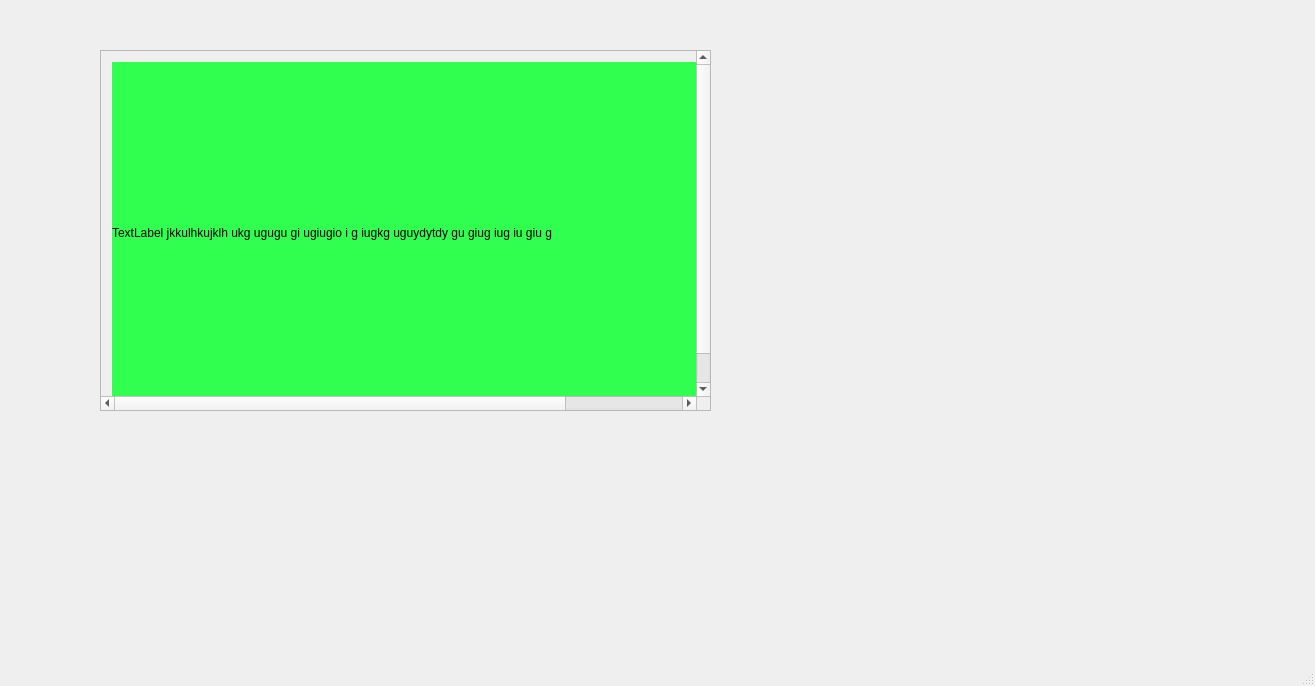
<?xml version="1.0" encoding="UTF-8"?>
<ui version="4.0">
 <class>MainWindow</class>
 <widget class="QMainWindow" name="MainWindow">
  <property name="geometry">
   <rect>
    <x>0</x>
    <y>0</y>
    <width>1315</width>
    <height>686</height>
   </rect>
  </property>
  <property name="windowTitle">
   <string>MainWindow</string>
  </property>
  <widget class="QWidget" name="centralwidget">
   <widget class="QScrollArea" name="scrollArea">
    <property name="geometry">
     <rect>
      <x>100</x>
      <y>50</y>
      <width>611</width>
      <height>361</height>
     </rect>
    </property>
    <property name="widgetResizable">
     <bool>false</bool>
    </property>
    <widget class="QWidget" name="scrollAreaWidgetContents">
     <property name="geometry">
      <rect>
       <x>0</x>
       <y>0</y>
       <width>749</width>
       <height>379</height>
      </rect>
     </property>
     <widget class="QLabel" name="label">
      <property name="geometry">
       <rect>
        <x>11</x>
        <y>11</y>
        <width>681</width>
        <height>341</height>
       </rect>
      </property>
      <property name="styleSheet">
       <string notr="true">background-color: rgb(48, 255, 79);</string>
      </property>
      <property name="text">
       <string>TextLabel jkkulhkujklh ukg ugugu gi ugiugio i g iugkg uguydytdy gu giug iug iu giu g</string>
      </property>
     </widget>
    </widget>
   </widget>
  </widget>
  <widget class="QMenuBar" name="menubar">
   <property name="geometry">
    <rect>
     <x>0</x>
     <y>0</y>
     <width>1315</width>
     <height>26</height>
    </rect>
   </property>
  </widget>
  <widget class="QStatusBar" name="statusbar"/>
 </widget>
 <resources/>
 <connections/>
</ui>
